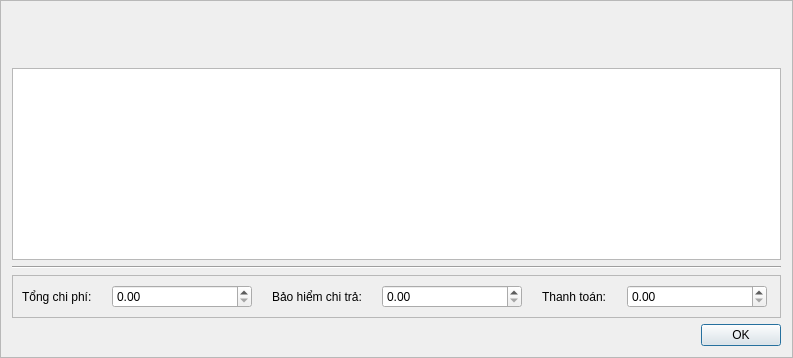
    <widget class="QFrame" name="frame">
     <property name="frameShape">
      <enum>QFrame::StyledPanel</enum>
     </property>
     <property name="frameShadow">
      <enum>QFrame::Raised</enum>
     </property>
     <layout class="QVBoxLayout" name="verticalLayout_5" stretch="4,1,0">
      <item>
       <layout class="QVBoxLayout" name="verticalLayout">
        <item>
         <widget class="QLabel" name="receiptId_label">
          <property name="sizePolicy">
           <sizepolicy hsizetype="Preferred" vsizetype="Maximum">
            <horstretch>0</horstretch>
            <verstretch>0</verstretch>
           </sizepolicy>
          </property>
          <property name="minimumSize">
           <size>
            <width>0</width>
            <height>50</height>
           </size>
          </property>
          <property name="font">
           <font>
            <family>Segoe UI</family>
            <pointsize>9</pointsize>
            <weight>75</weight>
            <italic>false</italic>
            <bold>true</bold>
           </font>
          </property>
          <property name="styleSheet">
           <string notr="true">font-weight: bold;</string>
          </property>
          <property name="text">
           <string>&lt;Mã hóa đơn&gt;</string>
          </property>
          <property name="alignment">
           <set>Qt::AlignCenter</set>
          </property>
         </widget>
        </item>
        <item>
         <widget class="QTableView" name="receiptDetail_tableView"/>
        </item>
       </layout>
      </item>
      <item>
       <widget class="Line" name="line">
        <property name="orientation">
         <enum>Qt::Horizontal</enum>
        </property>
       </widget>
      </item>
      <item>
       <layout class="QVBoxLayout" name="verticalLayout_2">
        <item>
         <widget class="QFrame" name="horizontalFrame">
          <property name="frameShape">
           <enum>QFrame::StyledPanel</enum>
          </property>
          <property name="frameShadow">
           <enum>QFrame::Raised</enum>
          </property>
          <layout class="QHBoxLayout" name="horizontalLayout_2">
           <property name="spacing">
            <number>20</number>
           </property>
           <property name="rightMargin">
            <number>13</number>
           </property>
           <item>
            <layout class="QHBoxLayout" name="horizontalLayout_3">
             <item>
              <widget class="QLabel" name="totalCost_label">
               <property name="sizePolicy">
                <sizepolicy hsizetype="Maximum" vsizetype="Preferred">
                 <horstretch>0</horstretch>
                 <verstretch>0</verstretch>
                </sizepolicy>
               </property>
               <property name="text">
                <string>Tổng chi phí:</string>
               </property>
              </widget>
             </item>
             <item>
              <widget class="QDoubleSpinBox" name="totalCost_doubleSpinBox">
               <property name="minimumSize">
                <size>
                 <width>140</width>
                 <height>0</height>
                </size>
               </property>
               <property name="maximum">
                <double>1000000000.000000000000000</double>
               </property>
               <property name="singleStep">
                <double>100000.000000000000000</double>
               </property>
              </widget>
             </item>
            </layout>
           </item>
           <item>
            <layout class="QHBoxLayout" name="horizontalLayout_4">
             <item>
              <widget class="QLabel" name="insuranceCoverage_label">
               <property name="sizePolicy">
                <sizepolicy hsizetype="Maximum" vsizetype="Preferred">
                 <horstretch>0</horstretch>
                 <verstretch>0</verstretch>
                </sizepolicy>
               </property>
               <property name="text">
                <string>Bảo hiểm chi trả:</string>
               </property>
              </widget>
             </item>
             <item>
              <widget class="QDoubleSpinBox" name="insuranceCoverage_doubleSpinBox">
               <property name="minimumSize">
                <size>
                 <width>140</width>
                 <height>0</height>
                </size>
               </property>
               <property name="maximum">
                <double>1000000000.000000000000000</double>
               </property>
               <property name="singleStep">
                <double>100000.000000000000000</double>
               </property>
              </widget>
             </item>
            </layout>
           </item>
           <item>
            <layout class="QHBoxLayout" name="horizontalLayout_5">
             <item>
              <widget class="QLabel" name="finalCost_label">
               <property name="sizePolicy">
                <sizepolicy hsizetype="Maximum" vsizetype="Preferred">
                 <horstretch>0</horstretch>
                 <verstretch>0</verstretch>
                </sizepolicy>
               </property>
               <property name="text">
                <string>Thanh toán:</string>
               </property>
              </widget>
             </item>
             <item>
              <widget class="QDoubleSpinBox" name="finalCost_doubleSpinBox">
               <property name="minimumSize">
                <size>
                 <width>140</width>
                 <height>0</height>
                </size>
               </property>
               <property name="maximum">
                <double>1000000000.000000000000000</double>
               </property>
               <property name="singleStep">
                <double>100000.000000000000000</double>
               </property>
              </widget>
             </item>
            </layout>
           </item>
          </layout>
         </widget>
        </item>
        <item>
         <widget class="QDialogButtonBox" name="buttonBox">
          <property name="standardButtons">
           <set>QDialogButtonBox::Ok</set>
          </property>
         </widget>
        </item>
       </layout>
      </item>
     </layout>
    </widget>
